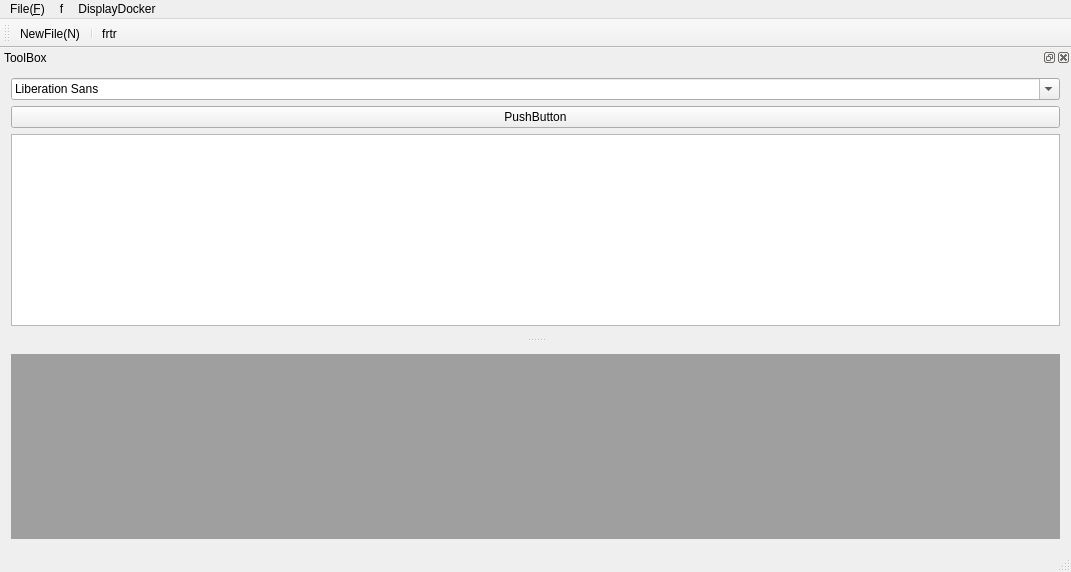
<?xml version="1.0" encoding="UTF-8"?>
<ui version="4.0">
 <class>MainWindow</class>
 <widget class="QMainWindow" name="MainWindow">
  <property name="geometry">
   <rect>
    <x>0</x>
    <y>0</y>
    <width>1071</width>
    <height>572</height>
   </rect>
  </property>
  <property name="windowTitle">
   <string>MainWindow</string>
  </property>
  <widget class="QWidget" name="centralWidget">
   <layout class="QHBoxLayout" name="horizontalLayout">
    <item>
     <widget class="QMdiArea" name="mdiArea"/>
    </item>
   </layout>
  </widget>
  <widget class="QMenuBar" name="menuBar">
   <property name="geometry">
    <rect>
     <x>0</x>
     <y>0</y>
     <width>1071</width>
     <height>30</height>
    </rect>
   </property>
   <widget class="QMenu" name="menuFile">
    <property name="title">
     <string>File(&amp;F)</string>
    </property>
    <addaction name="actionNewFile_N_2"/>
    <addaction name="separator"/>
   </widget>
   <widget class="QMenu" name="menuF">
    <property name="title">
     <string>f</string>
    </property>
   </widget>
   <widget class="QMenu" name="menuDisplayDocker">
    <property name="title">
     <string>DisplayDocker</string>
    </property>
    <addaction name="actionDisplay"/>
   </widget>
   <addaction name="menuFile"/>
   <addaction name="menuF"/>
   <addaction name="menuDisplayDocker"/>
  </widget>
  <widget class="QToolBar" name="mainToolBar">
   <property name="toolButtonStyle">
    <enum>Qt::ToolButtonTextBesideIcon</enum>
   </property>
   <attribute name="toolBarArea">
    <enum>TopToolBarArea</enum>
   </attribute>
   <attribute name="toolBarBreak">
    <bool>false</bool>
   </attribute>
   <addaction name="action_New"/>
   <addaction name="separator"/>
   <addaction name="actionFrtr"/>
  </widget>
  <widget class="QStatusBar" name="statusBar"/>
  <widget class="QDockWidget" name="dockWidget">
   <property name="windowTitle">
    <string>ToolBox</string>
   </property>
   <attribute name="dockWidgetArea">
    <number>4</number>
   </attribute>
   <widget class="QWidget" name="widget">
    <layout class="QVBoxLayout" name="verticalLayout">
     <item>
      <widget class="QFontComboBox" name="fontComboBox"/>
     </item>
     <item>
      <widget class="QPushButton" name="pushButton">
       <property name="text">
        <string>PushButton</string>
       </property>
      </widget>
     </item>
     <item>
      <widget class="QTextEdit" name="textEdit"/>
     </item>
    </layout>
   </widget>
  </widget>
  <action name="action_New">
   <property name="icon">
    <iconset resource="myimages.qrc">
     <normaloff>:/images/images/１.png</normaloff>:/images/images/１.png</iconset>
   </property>
   <property name="text">
    <string>NewFile(&amp;N)</string>
   </property>
   <property name="shortcut">
    <string>Ctrl+N</string>
   </property>
  </action>
  <action name="actionNewFile_N_2">
   <property name="text">
    <string>NewFile(&amp;N)</string>
   </property>
  </action>
  <action name="actionFrtr">
   <property name="text">
    <string>frtr</string>
   </property>
  </action>
  <action name="actionDisplay">
   <property name="text">
    <string>Display</string>
   </property>
  </action>
 </widget>
 <layoutdefault spacing="6" margin="11"/>
 <resources>
  <include location="myimages.qrc"/>
 </resources>
 <connections/>
</ui>
